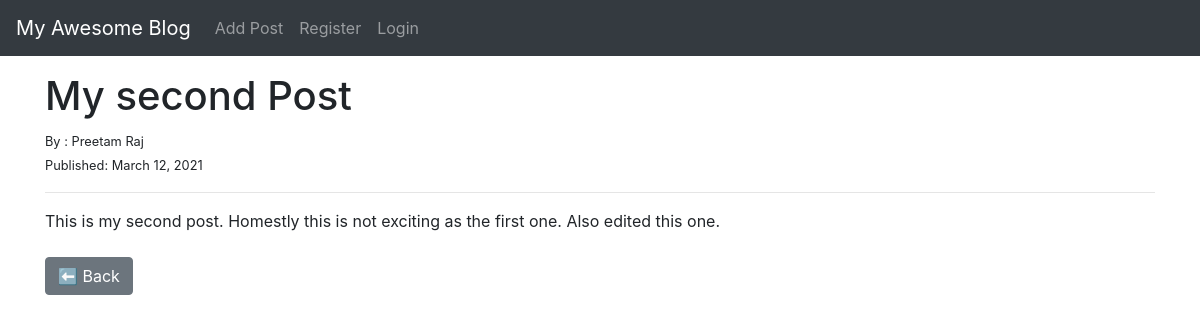
Screenshot of /post/2 with the database file from the repository.
### theblog/models.py (models this page shows, shortened)
class Post(models.Model):
    title = models.CharField(max_length=255)
    author = models.ForeignKey(User, on_delete=models.CASCADE)
    body = models.TextField()
    post_date = models.DateField(auto_now_add=True)

### theblog/views.py (the view)
# urls.py: path('post/<int:pk>', post_detail_view, name='post-detail'),
def post_detail_view(request, pk):
    post = Post.objects.get(id=pk)
    context = {'post': post}
    return render(request, 'post_detail.html', context)

### theblog/templates/post_detail.html (shortened to what this page needs)
{% extends 'base.html' %}
{% block content %}
<h1>{{post.title}}</h1>
<small>By : {{post.author.first_name}} {{post.author.last_name}}</small><br>
<small>Published: {{post.post_date}}</small>
<br>
<hr>
{{post.body}}
<br> <br>
<a href="{% url 'home' %}"><button class="btn btn-secondary">⬅ Back</button></a>
{% endblock %}

### rows the page displays
Post: title "My second Post", author.first_name "Preetam", author.last_name "Raj", post_date "March 12, 2021", body "This is my second post. Homestly this is not exciting as the first one. Also edited this one."
